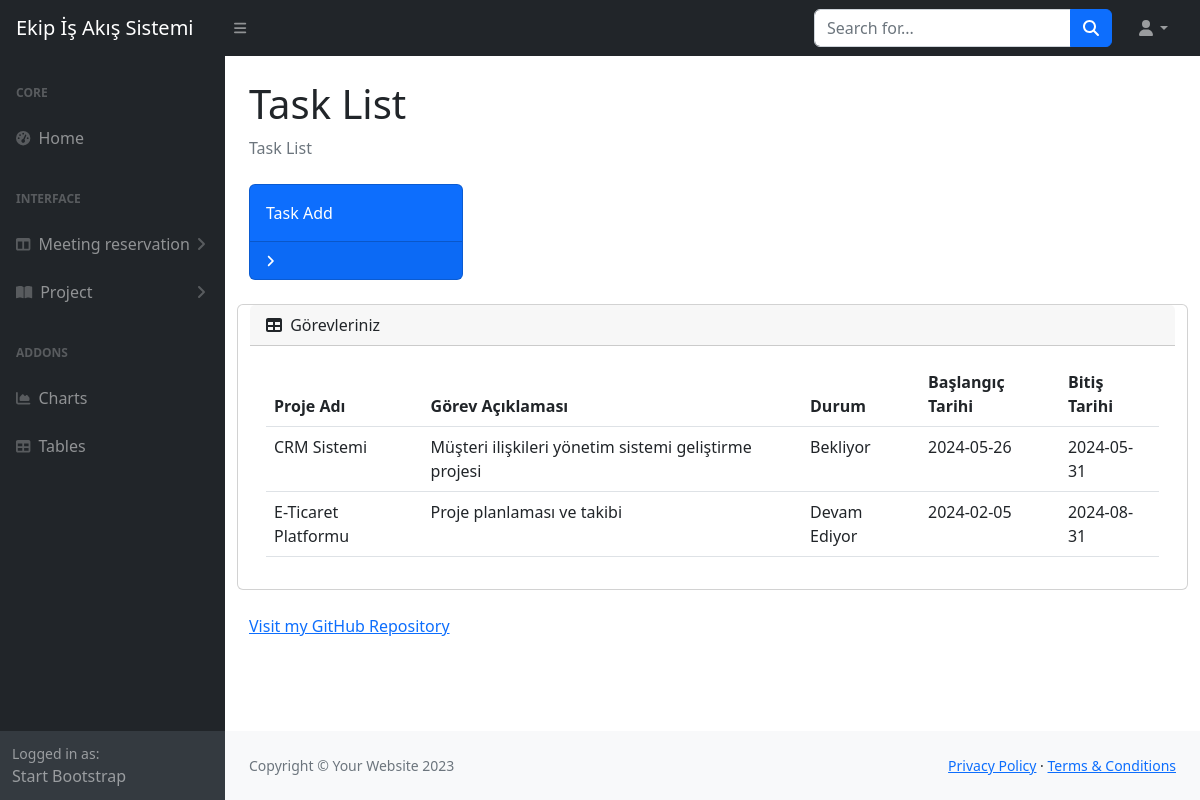
Page /home.php (signed in) on the committed database.
### tables this page shows
CREATE TABLE `Gorevler` (
  `GorevID` int(11) NOT NULL,
  `ProjeID` int(11) DEFAULT NULL,
  `CalisanID` int(11) DEFAULT NULL,
  `GorevAciklamasi` text DEFAULT NULL,
  `Durum` enum('Bekliyor','Devam Ediyor','Tamamlandi') NOT NULL,
  `BaslangicTarihi` date DEFAULT NULL,
  `BitisTarihi` date DEFAULT NULL
);

CREATE TABLE `Projeler` (
  `ProjeID` int(11) NOT NULL,
  `ProjeAdi` varchar(255) NOT NULL,
  `ProjeAciklamasi` text DEFAULT NULL,
  `BaslangicTarihi` date DEFAULT NULL,
  `BitisTarihi` date DEFAULT NULL
);

### public_html/home.php (the view, shortened to what this page needs)
<?php
include('inc/adminhead.php');
?>
<main>
    <div class="container-fluid px-4">
        <h1 class="mt-4">Task List</h1>
        <ol class="breadcrumb mb-4">
            <li class="breadcrumb-item active">Task List</li>
        </ol>
        <div class="row">
                            <div class="col-xl-3 col-md-6">
                                <div class="card bg-primary text-white mb-4" onclick="window.location.href='gorevekle.php'">
                                    <div class="card-body">Task Add</div>
                                    <div class="card-footer d-flex align-items-center justify-content-between">
                                        <div class="small text-white"><i class="fas fa-angle-right"></i></div>
                                    </div>
                                </div>
                            </div>
        <div class="card mb-4">
            <div class="card-header">
                <i class="fas fa-table me-1"></i>
                Görevleriniz
            </div>
            <div class="card-body">
                <table id="taskTable" class="table">
                    <thead>
                        <tr>
                            <th>Proje Adı</th>
                            <th>Görev Açıklaması</th>
                            <th>Durum</th>
                            <th>Başlangıç Tarihi</th>
                            <th>Bitiş Tarihi</th>
                        </tr>
                    </thead>
                    <tbody>
                        <?php
                        include 'db.php';
                        $CalisanID = $_SESSION['CalisanID'];
                        $sql = "SELECT p.ProjeAdi, g.GorevAciklamasi, g.Durum, g.BaslangicTarihi, g.BitisTarihi
                                FROM Gorevler g
                                JOIN Projeler p ON g.ProjeID = p.ProjeID
                                WHERE g.CalisanID='$CalisanID'";
                        $result = mysqli_query($baglanti, $sql);
                        if (mysqli_num_rows($result) > 0) {
                            while ($row = mysqli_fetch_assoc($result)) {
                                echo "<tr>";
                                echo "<td>" . $row['ProjeAdi'] . "</td>";
                                echo "<td>" . $row['GorevAciklamasi'] . "</td>";
                                echo "<td>" . $row['Durum'] . "</td>";
                                echo "<td>" . $row['BaslangicTarihi'] . "</td>";
                                echo "<td>" . $row['BitisTarihi'] . "</td>";
                                echo "</tr>";
                            }
                        } else {
                            echo "<tr><td colspan='5'>Henüz atanmış bir göreviniz yok.</td></tr>";
                        }
                        ?>
                    </tbody>
                </table>
            </div>
        </div>
        <a href="https://github.com/Zehrakturk/Yazilim-is-yonetimi" target="_blank">Visit my GitHub Repository</a>
    </div>
</main>
<?php
include('inc/adminfooter.php');
?>

### rows in the picture
gorevler: ProjeID.ProjeAdi "CRM Sistemi", GorevAciklamasi "Müşteri ilişkileri yönetim sistemi geliştirme projesi", Durum "Bekliyor", BaslangicTarihi "2024-05-26", BitisTarihi "2024-05-31"
gorevler: ProjeID.ProjeAdi "E-Ticaret Platformu", GorevAciklamasi "Proje planlaması ve takibi", Durum "Devam Ediyor", BaslangicTarihi "2024-02-05", BitisTarihi "2024-08-31"
